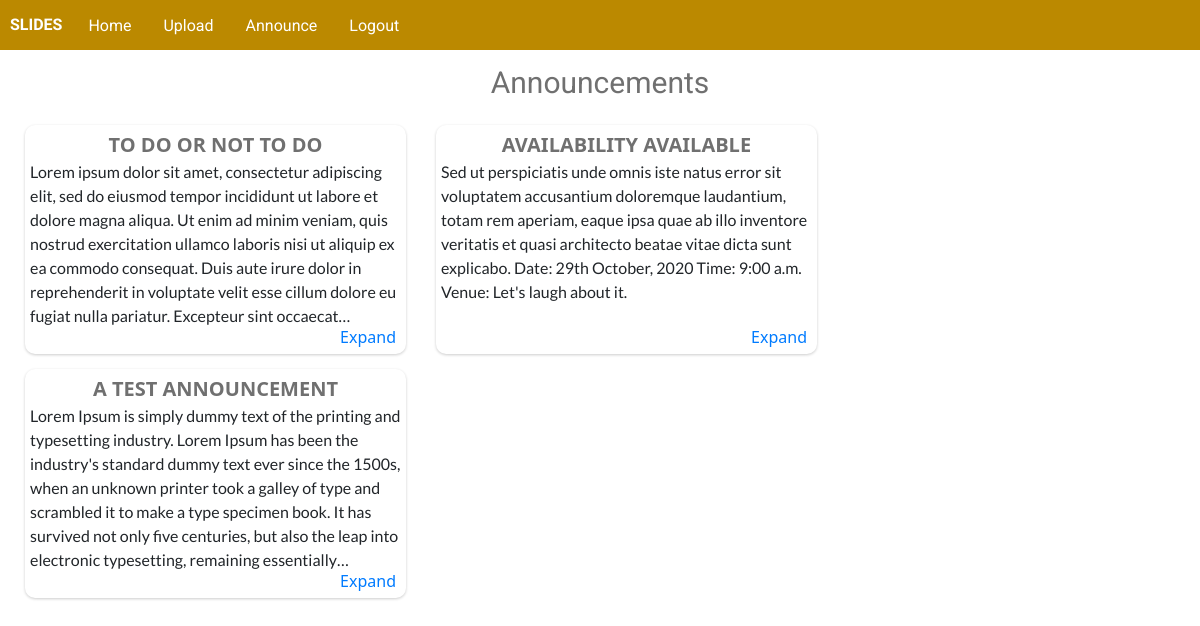
/view_announcements (signed in), run on the app's committed database.
### slides/models.py (models this page shows, shortened)
class Announcement(models.Model):
    user = models.ForeignKey(User, on_delete=models.CASCADE, related_name="announcer")
    title = models.CharField(max_length=150)
    announcement = models.TextField(max_length=10000)

### slides/views.py (the view)
# urls.py: path("view_announcements", views.view_annoucements, name="announcements"),
@login_required
def view_annoucements(request):
    announcements = Announcement.objects.all()
    return render(request, "slides/announcements.html", {
        "announcements":announcements
    })

### slides/templates/slides/announcements.html (shortened to what this page needs)
{% extends "slides/layout.html" %}
{% load static %}
{% load custom_template_tags %}
{% block scripthead %}
<link href="{% static 'slides/announcements.css' %}" rel="stylesheet">
{% endblock %}
{% block body %}
<div id="a-l-div">
    <p id="announcements-label">Announcements</p>
</div>
<div id="announcement-area">
    {% for announcement in announcements %}
        <div class="container-announcements">
            <div class="title">{{ announcement.title }}</div>
            <div class="announcement">{{ announcement.announcement }}</div>
            <div class="expander">
                <a href="{% url 'announcement' a_id=announcement.id %}">Expand</a>
            </div>
        </div>
    {% endfor %}
</div>
{% endblock %}

### slides/static/slides/styles.css (style rules this page uses)
body { padding: 0px; margin: 0px; width: 100%; }

### slides/static/slides/announcements.css (style rules this page uses)
.basic-container, #announcement-area .container-announcements { box-shadow: 0 1px 3px rgba(0, 0, 0, 0.2); border-radius: 10px; font-family: Segoe UI, Frutiger, Frutiger Linotype, Dejavu Sans, Helvetica Neue, Arial, sans-serif; padding: 5px; }
body { padding: 0px; margin: 0px; }
#a-l-div { display: flex; flex-direction: row; justify-content: center; }
#a-l-div #announcements-label { font-family: "Roboto", sans-serif; margin: 0px; margin-top: 10px; padding: 0px; font-size: 30px; color: #707070; }
#announcement-area { margin-left: 20px; display: flex; flex-direction: row; padding-left: 5px; flex-wrap: wrap; padding-top: 20px; }
#announcement-area .container-announcements { background-color: white; min-width: 381px; min-height: 229px; width: 381px; height: 229px; margin-right: 30px; margin-bottom: 15px; position: relative; }
#announcement-area .container-announcements .title { font-size: 20px; font-weight: bold; color: #707070; text-transform: uppercase; display: flex; justify-content: center; }
#announcement-area .container-announcements .announcement { font-family: "Lato", sans-serif; overflow: hidden; display: -webkit-box; -webkit-box-orient: vertical; -webkit-line-clamp: 7; }
#announcement-area .container-announcements .expander { position: absolute; bottom: 5px; right: 10px; }
#announcement-area .container-announcements .expander a { text-decoration: none; }
#announcement-area .container-announcements:after { content: ""; display: block; position: absolute; right: -1rem; width: 1rem; height: 1px; }

### slides/static/slides/styles-mobile.css (style rules this page uses)
body { padding: 0px; margin: 0px; width: 100%; }

### data on the page
Announcement: title "TO DO OR NOT TO DO", announcement "Lorem ipsum dolor sit amet, consectetur adipiscing elit, sed do eiusmod tempor incididunt ut labore et dolore magna aliqua. Ut enim ad minim veniam, quis nostrud exercitation ullamco laboris nisi ut aliquip ex ea commodo consequat. Duis aute irure dolor in reprehenderit in voluptate velit esse cillum dolore eu fugiat nulla pariatur. Excepteur sint…"
Announcement: title "AVAILABILITY AVAILABLE", announcement "Sed ut perspiciatis unde omnis iste natus error sit voluptatem accusantium doloremque laudantium, totam rem aperiam, eaque ipsa quae ab illo inventore veritatis et quasi architecto beatae vitae dicta sunt explicabo. Date: 29th October, 2020 Time: 9:00 a.m. Venue: Let's laugh about it."
Announcement: title "A TEST ANNOUNCEMENT", announcement "Lorem Ipsum is simply dummy text of the printing and typesetting industry. Lorem Ipsum has been the industry's standard dummy text ever since the 1500s, when an unknown printer took a galley of type and scrambled it to make a type specimen book. It has survived not only five centuries, but also the leap into electronic typesetting, remaining…"
